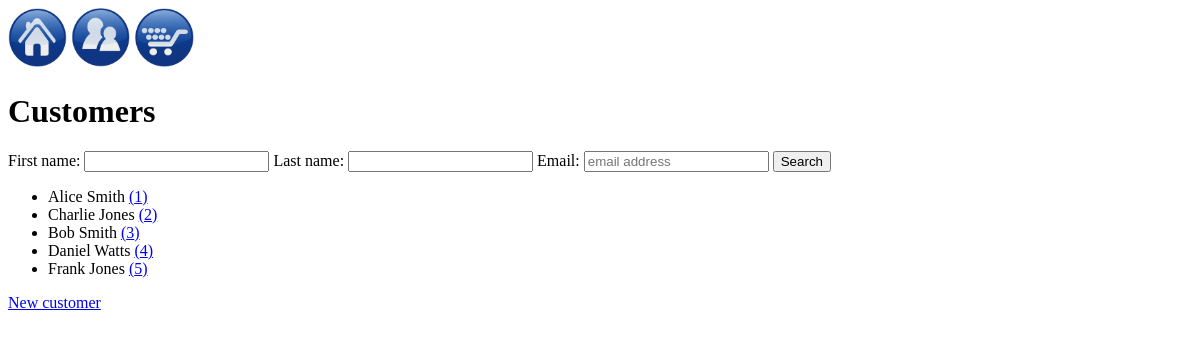
The app's page /shopping/customers, older data.
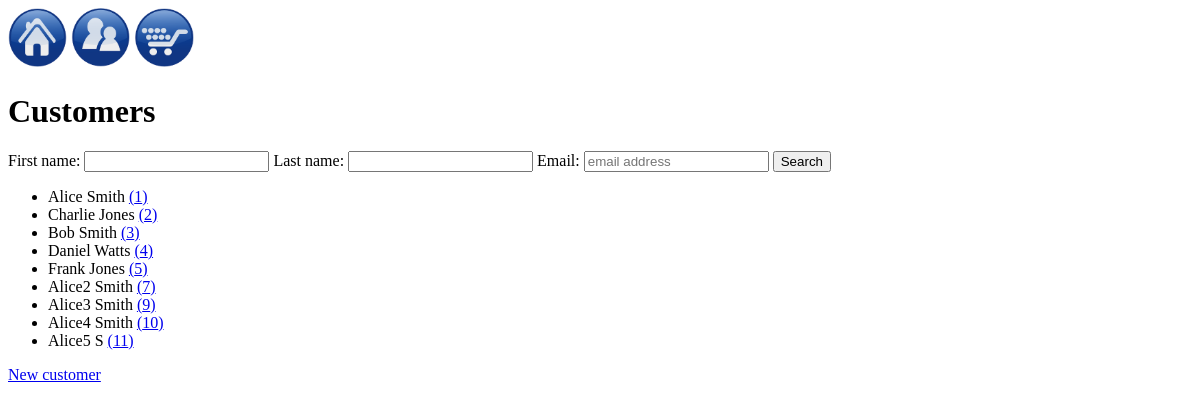
The same page, newer data.
### shopping/models.py (models this page shows, shortened)
class Customer(models.Model):
    first_name = models.CharField(max_length=200)
    last_name = models.CharField(max_length=200)
    email = models.CharField(max_length=200)
    age = models.IntegerField()
    phone_number = models.CharField(max_length=200, blank=True, null=True)

### shopping/views.py (the view, shortened to what this page needs)
# urls.py: path('customers', views.get_customers, name='customers'),
def get_customers(request):
    customers = Customer.objects.all()
    form = CustomerForm(request.GET or None) # azért kell a NONE, hogyha nincs üres szűrő akkor is működjön
    context = {
        "customers": customers,
        "form": form,
    }
    return render(request,'shopping/customers.html', context)

### shopping/forms.py
class CustomerForm(forms.Form):
    first_name = forms.CharField(max_length=200, required=False)
    last_name = forms.CharField(max_length=200, required=False)
    email = forms.EmailField(max_length=200, required=False, widget=forms.TextInput(attrs={'placeholder':'email address'}))

### shopping/templates/shopping/customers.html
{% include 'shopping/header.html' with title='Customers'%}
<form method="get">
    {{form.as_table}}
    <input type="submit" value="Search">
</form>
{% if customers %}
    <ul>
    {% for customer in customers %}
        <li>{{ customer.first_name }} {{customer.last_name}}
            <a href="customers/{{ customer.id }}">({{customer.id}})</a></li>
    {% endfor %}
    </ul>
{% else %}
    <p>No customers found.</p>
{% endif %}
<a href="{% url 'customer_add' %}">New customer</a>

### shopping/templates/shopping/header.html
<head>
    {% load static %}
    <link rel="stylesheet" type="text/css" href="{% static 'style.css' %}">
</head>
<div>
    <a href="{% url 'index' %}"><img class=icon src="{% static 'images/icons/home.png' %}" alt="Home Button"></a>
    <a href="{% url 'customers' %}"><img class=icon src="{% static 'images/icons/customers.png' %}" alt="Customers"></a>
    <a href="{% url 'products' %}"><img class=icon src="{% static 'images/icons/products.png' %}" alt="Products"></a>
</div>
<h1>
    {{ title }}
</h1>

### shopping/static/style.css (style rules this page uses)
.icon { border: none; width:5%; }

Row changes from the older to the newer data that the page shows:
added Customer: first_name "Alice2", last_name "Smith", id "7"
added Customer: first_name "Alice3", last_name "Smith", id "9"
added Customer: first_name "Alice4", last_name "Smith", id "10"
added Customer: first_name "Alice5", last_name "S", id "11"
